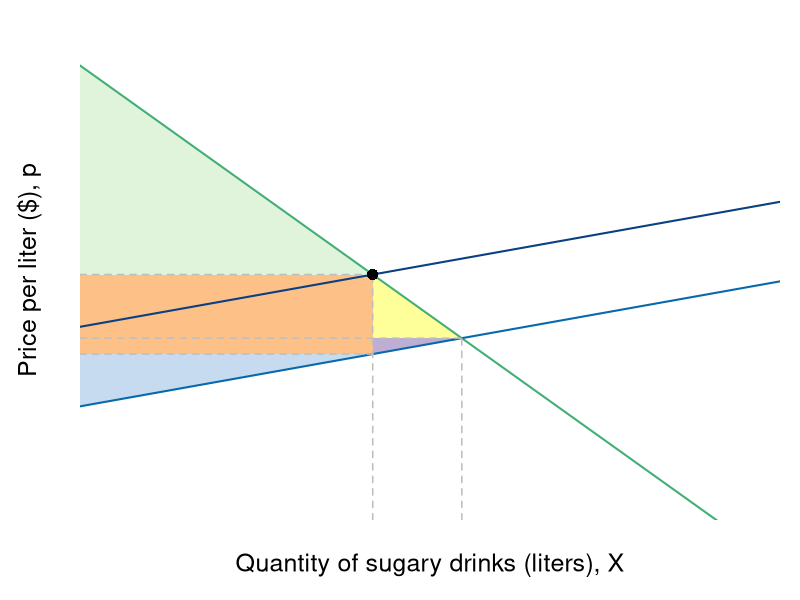

Generate this figure with R: (Note: this script raises an error after producing the figure.)
require(shape)
library(tidyverse)
pdf(file = "firmmarketsupply/sugar_tax_efficiency_elastic.pdf", width = 9, height = 7)

#Set parameters for graphics
axislabelsize <- 1.5
labelsize <- 1.2
graphlinewidth <- 2
segmentlinewidth <- 1.5

COL <- c("#7fc97f", "#beaed4", "#fdc086", "#ffff99", "#386cb0", "#f0027f", "#bf5b17", "#666666")
COLA <- c("#e0f3db", "#99d8c9","#66c2a4","#41ae76", "#238b45", "#005824")
COLB <- c("#c6dbef", "#4eb3d3", "#2b8cbe", "#0868ac","#084081")
COLC <- c("#fcfbfd", "#efedf5", "#dadaeb", "#bcbddc", "#9e9ac8", "#807dba", "#6a51a3", "#54278f", "#3f007d")

par(mar =  c(4, 4, 1, 1))

mrsA <- function(x, rmax = 20, xmax = 10) {
  rmax - (rmax/xmax)*x
}

uA <- function(x, y, rmax = 20, xmax = 10) {
  y + rmax*x - (1/2)(rmax/xmax)*x^2
}

Qs <- function(x, slope = 0.5, tax = 0){
  slope*x + 5 + tax
}

Qs_tax<- function(x, slope = 0.5, tax = 3.5){
  slope*x + 5 + tax
}

xlims <- c(0, 11)
ylims <- c(0, 22)

npts <- 501 
x <- seq(xlims[1], xlims[2], length.out = npts)
y <- seq(ylims[1], ylims[2], length.out = npts) 
a <- c(46.08, 55, 64)
b <- c(46.08, 55, 64)

#Equilibrium intersections
eq1 <- uniroot(function(x)  mrsA(x) - Qs(x)  , c(.01,10), tol=1e-8)   
eq2 <- uniroot(function(x)  mrsA(x) - Qs_tax(x)  , c(.01,10), tol=1e-8) 
xpre <- as.numeric(eq1[1])
xpost <- as.numeric(eq2[1])

plot(0, 0, xlim = xlims, ylim = ylims, type = "n",
     xlab = expression(paste("")),
     ylab = expression(paste("")), 
     xaxt = "n", 
     yaxt = "n", 
     cex.lab = axislabelsize, 
     bty = "n",
     xaxs = "i", 
     yaxs = "i")


ticksy <- c(0, Qs(xpost),  Qs(xpre), Qs_tax(xpost), 20, ylims[2])
ylabels <- c(NA, expression(paste(p[d])), expression(paste(p[a])), expression(paste(p[b])), expression(paste(bar(p) )), NA)
ticksx <- c(0, xpost, xpre, 10, xlims[2])
xlabels <- c(NA, expression(paste(X[b])), expression(paste(X[a])), expression(paste(frac(bar(p), beta ) )), NA)


npts <- 500 
xx1 <- seq(xlims[1], xlims[2], length.out = npts)

# Tax Rev 
xpoly1 <- c(0, xpost, xpost, 0)
ypoly1 <- c(Qs(xpost), Qs(xpost), Qs_tax(xpost), Qs_tax(xpost))
polygon(x = xpoly1, y = ypoly1, col = COL[3], density=NULL, border = NA)

# DWL of PS
xpoly <- c(xpost, xpost, xpre)
ypoly <- c(Qs(xpost), Qs(xpre), Qs(xpre))
polygon(x = xpoly, y = ypoly, col = COL[2], density=NULL, border = NA)


# DWL of CS
xpoly2 <- c(xpost, xpre, xpost) 
ypoly2 <- c(Qs(xpre), Qs(xpre), Qs_tax(xpost)) 
polygon(x = xpoly2, y = ypoly2, col = COL[4], density=NULL, border = NA)

# CS 
xpoly3 <- c(0, 0, xpost)
ypoly3 <- c(Qs_tax(xpost), mrsA(0), Qs_tax(xpost))
polygon(x = xpoly3, y = ypoly3, col = COLA[1], density=NULL, border = NA)

# PS
xpoly4 <- c(0, 0, xpost, 0)
ypoly4 <- c(Qs(xpost), Qs(0), Qs(xpost), Qs(xpost))
polygon(x = xpoly4, y = ypoly4, col = COLB[1], density=NULL, border = NA)


#Lines for mrs graph
lines(xx1, mrsA(xx1), col = COLA[4], lwd = graphlinewidth)

lines(xx1, Qs(xx1), col = COLB[4], lwd = graphlinewidth)
lines(xx1, Qs_tax(xx1), col = COLB[5], lwd = graphlinewidth)

# Prices
##Price with tax
segments(0, Qs_tax(xpost), xpost, Qs_tax(xpost), lty = 2, col = "gray" , lwd = segmentlinewidth) 
##Price pre-tax
segments(0, Qs(xpre), xpre, Qs(xpre), lty = 2, col = "gray" , lwd = segmentlinewidth)

# Vert Seg from Q 
segments(xpost, 0, xpost, Qs_tax(xpost), lty = 2, col = "gray" , lwd = segmentlinewidth)

segments(xpre, 0, xpre, Qs(xpre), lty = 2, col = "gray" , lwd = segmentlinewidth)

# Horizontal to PS
segments(0, Qs(xpost), xpost, Qs(xpost), lty = 2, col = "gray" , lwd = segmentlinewidth)

#Label axes
#mtext(expression(paste("Quantity of sugary drinks (liters), ", X)), side=1, line = 2.5, cex = axislabelsize)
text(0.5*xlims[2], -2, expression(paste("Quantity of sugary drinks (liters), ", X)), xpd = TRUE, cex = axislabelsize) 
text(-0.8, 0.5*ylims[2], expression(paste("Price per liter ($), ", p)), xpd = TRUE, cex = axislabelsize, srt = 90) 

#Label a
points(xpost, Qs_tax(xpost), pch = 16, col = "black", cex = 1.5)
text(xpost, Qs_tax(xpost) + 0.75, expression(b), cex = annotatesize)

#Label b
points(xpre, Qs(xpre), pch = 16, col = "black", cex = 1.5)
text(xpre + 0.1, Qs(xpre) - 0.75, expression(a), cex = annotatesize)

#Label c
points(xpost, Qs(xpost), pch = 16, col = "black", cex = 1.5)
text(xpost + 0.2, Qs(xpost) - 0.3, expression(d), cex = annotatesize)

#Label d
points(xpost, Qs(xpre) , pch = 16, col = "black", cex = 1.5)
text(xpost + 0.2, Qs(xpre) + 0.3, expression(c), cex = annotatesize)

#segments(4.11765, 6.17647, 5.88, 8.88, lty = 1, col = COL[2] , lwd = graphlinewidth)
text(8.5, 14, expression(paste("Supply with tax, ", tau)), cex = labelsize)
#text(8.5, 14, expression(paste(p(x) == (c + tau) + x)), cex = labelsize)
#text(8.5, 7.8, expression(paste("Pre-tax supply, ", p(x) == c + x)), cex = labelsize)
text(8.5, 8, expression(paste("Pre-tax supply")), cex = labelsize)

#Label mrs function
text(8.05, 5.5, expression(paste("Demand")), cex = labelsize)
Arrows(6, 8.7, 6, 10.9, col = "black", lty = 1, lwd = 2, arr.type = "triangle", arr.lwd = 0.2, code = 3)
text(6.6, 9.95, expression(paste("Tax" == tau)), cex = labelsize)

# Label CS
#text(1.2, 14, expression(paste("Consumer Surplus")))
axis(1, at = ticksx, pos = 0, labels = FALSE)
text(x = ticksx, par("usr")[3] - 0.4, labels = xlabels, srt = 0, pos = 1, xpd = TRUE, cex = labelsize)
axis(2, at = ticksy, pos = 0, labels = ylabels, las = 1, cex.axis = labelsize)


dev.off()
